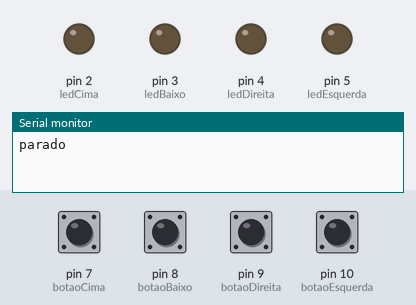
The program below on a simulated Arduino Uno, built with avr-gcc and run on an emulated ATmega328P. Shown: output pins drawn as LEDs (lit = HIGH), the last lines printed to the serial monitor. The test bench sets the inputs (shaded band); at power-on: pin 7 (botaoCima), pin 8 (botaoBaixo), pin 9 (botaoDireita), pin 10 (botaoEsquerda) HIGH.

Above: at 1.2 s.
1.3 s: pin 7 (botaoCima) pulled LOW for 0.15 s
At 1.37 s:
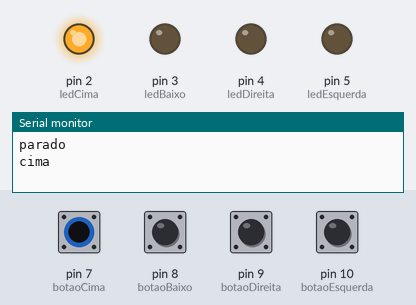
2.9 s: pin 8 (botaoBaixo) pulled LOW for 0.15 s
At 2.97 s:
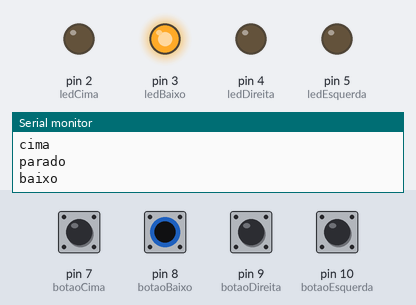
4.5 s: pin 9 (botaoDireita) pulled LOW for 0.15 s
At 4.57 s:
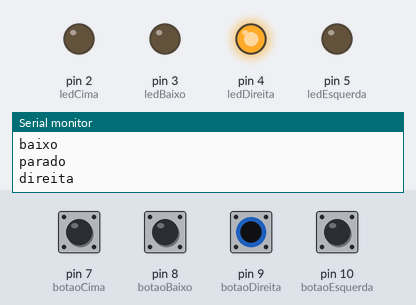
6.1 s: pin 10 (botaoEsquerda) pulled LOW for 0.15 s
At 6.18 s:
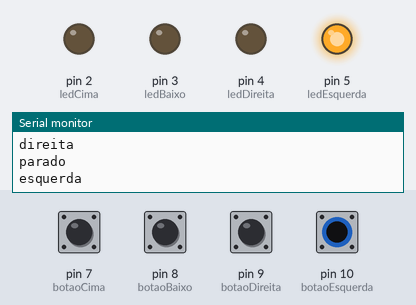
7.7 s: pin 7 (botaoCima) driven LOW and pin 9 (botaoDireita) driven LOW
At 8.8 s:
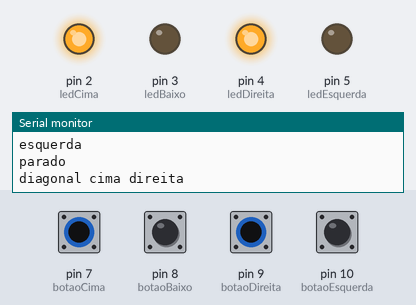
9.2 s: pin 7 (botaoCima) driven HIGH
At 10.0 s:
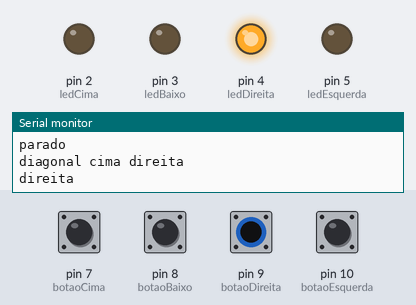
Timing chart, 0 to 11.7 s (numbered marks = the images above; inputs shaded):
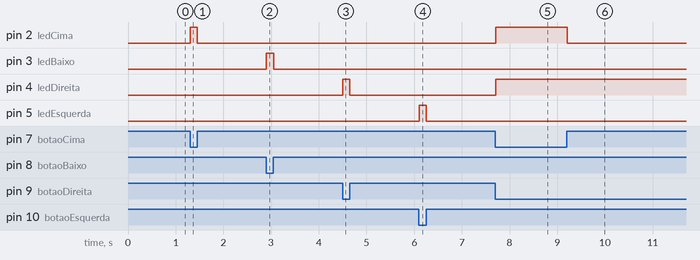

Measured:
- after the input at 1.3 s, pin 2 (ledCima): LOW → HIGH at once, → LOW 0.15 s later
- after the input at 2.9 s, pin 3 (ledBaixo): LOW → HIGH at once, → LOW 0.15 s later
- after the input at 4.5 s, pin 4 (ledDireita): LOW → HIGH at once, → LOW 0.15 s later
- after the input at 6.1 s, pin 5 (ledEsquerda): LOW → HIGH at once, → LOW 0.15 s later
- after the input at 7.7 s, pin 2 (ledCima), pin 4 (ledDireita): LOW → HIGH at once
- after the input at 9.2 s, pin 2 (ledCima): HIGH → LOW at once

The program:

main.cpp
```cpp
// #include <Arduino.h>

// Enum para identificar cada botão
// typedef enum enum_Botoes
// {
//   CIMA = 0,
//   DIREITA,
//   BAIXO,
//   ESQUERDA
// } enum_Botoes;

// Struct para guardar dados de cada botão
// typedef struct Botao
// {
//   int periferico;
//   int estado;
// } Botao;

// Array de botões
// Botao botoes[4];
// int opcao = 0;

// void setup()
// {


//   Serial.begin(9600);
//   Atribuir pinos
//   botoes[CIMA].periferico = 2;
//   botoes[DIREITA].periferico = 3;
//   botoes[BAIXO].periferico = 4;
//   botoes[ESQUERDA].periferico = 5;

//   Inicializar estado e configurar pinos
//   for (int i = 0; i < 4; i++)
//   {
//     botoes[i].estado = HIGH; // botão não pressionado
//     pinMode(botoes[i].periferico, INPUT); // usa INPUT se tiveres resistores externos pull-up
//   }

//   Serial.println("Sistema iniciado");
// }

// void loop()
// {
//   Ler estado de cada botão
//   for (int i = 0; i < 4; i++)
//   {
//     botoes[i].estado = digitalRead(botoes[i].periferico);
//   }

//   Testar cada combinação
//   if (botoes[CIMA].estado == LOW)
//     opcao = 1;
//   else if (botoes[DIREITA].estado == LOW)
//     opcao = 2;
//   else if (botoes[BAIXO].estado == LOW)
//     opcao = 3;
//   else if (botoes[ESQUERDA].estado == LOW)
//     opcao = 4;
//   else
//     opcao = 0;

//   Mostrar resultado no Serial Monitor
//   switch (opcao)
//   {
//   case 0:
//   Serial.println("Nenhum botão pressionado");
//     break;
//   case 1:
//     Serial.println("Cima");
//     break;
//   case 2:
//     Serial.println("Direita");
//     break;
//   case 3:
//     Serial.println("Baixo");
//     break;
//   case 4:
//     Serial.println("Esquerda");
//     break;
//   }

//   delay(200); // pequeno atraso para evitar múltiplas leituras rápidas

// }
```

main_copy_funcional.cpp
```cpp
#include <Arduino.h>
// VERSAO FUNCIONAL
// Botões
int botaoCima = 7;
int botaoBaixo = 8;
int botaoDireita = 9;
int botaoEsquerda = 10;

// LEDs
int ledCima = 2;
int ledBaixo = 3;
int ledDireita = 4;
int ledEsquerda = 5;

int opcao = 0;
int ultimaOpcao = -1; // Para evitar repetições no Serial

// --- Declarações das funções (necessárias antes do setup) ---
void apagarLeds();
void mostrarLeds(int direcao);

void setup() {
  Serial.begin(9600);

  // Botões com resistores internos
  pinMode(botaoCima, INPUT_PULLUP);
  pinMode(botaoBaixo, INPUT_PULLUP);
  pinMode(botaoDireita, INPUT_PULLUP);
  pinMode(botaoEsquerda, INPUT_PULLUP);

  // LEDs como saída
  pinMode(ledCima, OUTPUT);
  pinMode(ledBaixo, OUTPUT);
  pinMode(ledDireita, OUTPUT);
  pinMode(ledEsquerda, OUTPUT);

  // Apaga todos os LEDs no início
  apagarLeds();
}

void loop() {
  bool cima = digitalRead(botaoCima) == LOW;
  bool baixo = digitalRead(botaoBaixo) == LOW;
  bool direita = digitalRead(botaoDireita) == LOW;
  bool esquerda = digitalRead(botaoEsquerda) == LOW;

  if (cima && direita) opcao = 5;
  else if (cima && esquerda) opcao = 6;
  else if (baixo && direita) opcao = 7;
  else if (baixo && esquerda) opcao = 8;
  else if (cima) opcao = 1;
  else if (baixo) opcao = 2;
  else if (direita) opcao = 3;
  else if (esquerda) opcao = 4;
  else opcao = 0;

  mostrarLeds(opcao);

  // Só imprime quando muda a direção
  if (opcao != ultimaOpcao) {
    ultimaOpcao = opcao;

    switch(opcao) {
      case 1: Serial.println("cima"); break;
      case 2: Serial.println("baixo"); break;
      case 3: Serial.println("direita"); break;
      case 4: Serial.println("esquerda"); break;
      case 5: Serial.println("diagonal cima direita"); break;
      case 6: Serial.println("diagonal cima esquerda"); break;
      case 7: Serial.println("diagonal baixo direita"); break;
      case 8: Serial.println("diagonal baixo esquerda"); break;
      default: Serial.println("parado"); break;
    }
  }

  delay(50);
}

// --- Função para desligar todos os LEDs ---
void apagarLeds() {
  digitalWrite(ledCima, LOW);
  digitalWrite(ledBaixo, LOW);
  digitalWrite(ledDireita, LOW);
  digitalWrite(ledEsquerda, LOW);
}

// --- Função para acender LEDs conforme direção ---
void mostrarLeds(int direcao) {
  apagarLeds();

  switch (direcao) {
    case 1: digitalWrite(ledCima, HIGH); break;
    case 2: digitalWrite(ledBaixo, HIGH); break;
    case 3: digitalWrite(ledDireita, HIGH); break;
    case 4: digitalWrite(ledEsquerda, HIGH); break;
    case 5: // cima + direita
      digitalWrite(ledCima, HIGH);
      digitalWrite(ledDireita, HIGH);
      break;
    case 6: // cima + esquerda
      digitalWrite(ledCima, HIGH);
      digitalWrite(ledEsquerda, HIGH);
      break;
    case 7: // baixo + direita
      digitalWrite(ledBaixo, HIGH);
      digitalWrite(ledDireita, HIGH);
      break;
    case 8: // baixo + esquerda
      digitalWrite(ledBaixo, HIGH);
      digitalWrite(ledEsquerda, HIGH);
      break;
  }
}
```

main_copy.cpp
```cpp
#include <Arduino.h>
// VERSAO FUNCIONAL
// Botões
int botaoCima = 7;
int botaoBaixo = 8;
int botaoDireita = 9;
int botaoEsquerda = 10;

// LEDs
int ledCima = 2;
int ledBaixo = 3;
int ledDireita = 4;
int ledEsquerda = 5;

int opcao = 0;
int ultimaOpcao = -1; // Para evitar repetições no Serial

// --- Declarações das funções (necessárias antes do setup) ---
void apagarLeds();
void mostrarLeds(int direcao);

void setup() {
  Serial.begin(9600);

  // Botões com resistores internos
  pinMode(botaoCima, INPUT_PULLUP);
  pinMode(botaoBaixo, INPUT_PULLUP);
  pinMode(botaoDireita, INPUT_PULLUP);
  pinMode(botaoEsquerda, INPUT_PULLUP);

  // LEDs como saída
  pinMode(ledCima, OUTPUT);
  pinMode(ledBaixo, OUTPUT);
  pinMode(ledDireita, OUTPUT);
  pinMode(ledEsquerda, OUTPUT);

  // Apaga todos os LEDs no início
  apagarLeds();
}

void loop() {
  bool cima = digitalRead(botaoCima) == LOW;
  bool baixo = digitalRead(botaoBaixo) == LOW;
  bool direita = digitalRead(botaoDireita) == LOW;
  bool esquerda = digitalRead(botaoEsquerda) == LOW;

  if (cima && direita) opcao = 5;
  else if (cima && esquerda) opcao = 6;
  else if (baixo && direita) opcao = 7;
  else if (baixo && esquerda) opcao = 8;
  else if (cima) opcao = 1;
  else if (baixo) opcao = 2;
  else if (direita) opcao = 3;
  else if (esquerda) opcao = 4;
  else opcao = 0;

  mostrarLeds(opcao);

  // Só imprime quando muda a direção
  if (opcao != ultimaOpcao) {
    ultimaOpcao = opcao;

    switch(opcao) {
      case 1: Serial.println("cima"); break;
      case 2: Serial.println("baixo"); break;
      case 3: Serial.println("direita"); break;
      case 4: Serial.println("esquerda"); break;
      case 5: Serial.println("diagonal cima direita"); break;
      case 6: Serial.println("diagonal cima esquerda"); break;
      case 7: Serial.println("diagonal baixo direita"); break;
      case 8: Serial.println("diagonal baixo esquerda"); break;
      default: Serial.println("parado"); break;
    }
  }

  delay(50);
}

// --- Função para desligar todos os LEDs ---
void apagarLeds() {
  digitalWrite(ledCima, LOW);
  digitalWrite(ledBaixo, LOW);
  digitalWrite(ledDireita, LOW);
  digitalWrite(ledEsquerda, LOW);
}

// --- Função para acender LEDs conforme direção ---
void mostrarLeds(int direcao) {
  apagarLeds();

  switch (direcao) {
    case 1: digitalWrite(ledCima, HIGH); break;
    case 2: digitalWrite(ledBaixo, HIGH); break;
    case 3: digitalWrite(ledDireita, HIGH); break;
    case 4: digitalWrite(ledEsquerda, HIGH); break;
    case 5: // cima + direita
      digitalWrite(ledCima, HIGH);
      digitalWrite(ledDireita, HIGH);
      break;
    case 6: // cima + esquerda
      digitalWrite(ledCima, HIGH);
      digitalWrite(ledEsquerda, HIGH);
      break;
    case 7: // baixo + direita
      digitalWrite(ledBaixo, HIGH);
      digitalWrite(ledDireita, HIGH);
      break;
    case 8: // baixo + esquerda
      digitalWrite(ledBaixo, HIGH);
      digitalWrite(ledEsquerda, HIGH);
      break;
  }
}
```
